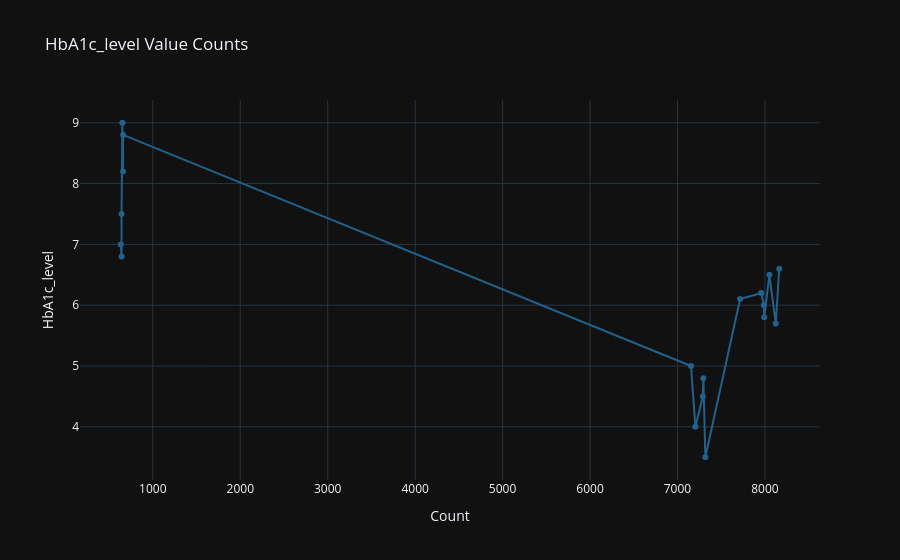
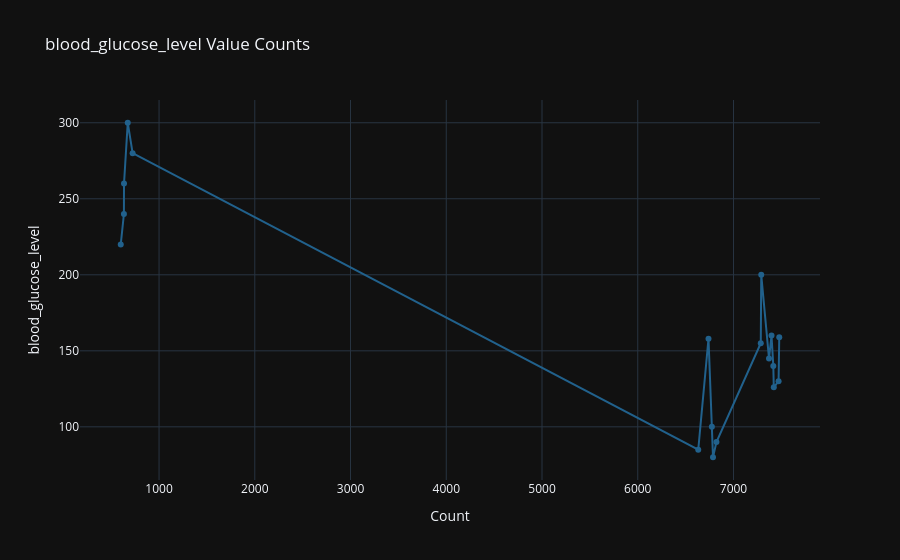

Notebook code for these charts, in order:
### Markdown cell above
### <span style="color:rgb(102, 133, 190); font-size: 24px; font-weight: bold;">BMI Formula </span>

The formula to calculate Body Mass Index (BMI) is:

$$
\text{BMI} = \frac{\text{Weight (kg)}}{\text{Height (m)}^2}
$$


<span style="color:rgb(102, 133, 190); font-size: 24px; font-weight: bold;">Where: </span>
- **Weight** is measured in kilograms (kg)
- **Height** is measured in meters (m)

### Code cell
col2 = ["HbA1c_level", "blood_glucose_level"]

for col_name in col2:
    value_counts = df[col_name].value_counts().reset_index()
    value_counts.columns = [col_name, 'Count']
    
    
    fig = px.line(
        value_counts,
        y=col_name,
        x='Count',
        title=f'{col_name} Value Counts',
        labels={col_name: col_name, 'Count': 'Count'},
        markers=True,
        color_discrete_sequence=[colors[5]],
        template='plotly_dark'
    )
    
    fig.show()

### Figure 1 — Plotly figure (JSON) as saved in the notebook; plotly's stock layout.template omitted (floating-point values rounded to 4 significant figures)
{"data": [{"hovertemplate": "Count=%{x}<br>HbA1c_level=%{y}<extra></extra>", "legendgroup": "", "line": {"color": "#21618C ", "dash": "solid"}, "marker": {"symbol": "circle"}, "mode": "markers+lines", "name": "", "orientation": "v", "showlegend": false, "type": "scatter", "x": [8164, 8124, 8051, 7992, 7988, 7958, 7716, 7319, 7296, 7290, 7205, 7155, 660, 659, 652, 642, 642, 633], "xaxis": "x", "y": [6.6, 5.7, 6.5, 5.8, 6, 6.2, 6.1, 3.5, 4.8, 4.5, 4, 5, 8.8, 8.2, 9, 7.5, 6.8, 7], "yaxis": "y"}], "layout": {"legend": {"tracegroupgap": 0}, "title": {"text": "HbA1c_level Value Counts"}, "xaxis": {"anchor": "y", "domain": [0, 1], "title": {"text": "Count"}}, "yaxis": {"anchor": "x", "domain": [0, 1], "title": {"text": "HbA1c_level"}}}}

### Figure 2 — Plotly figure (JSON) as saved in the notebook; plotly's stock layout.template omitted (floating-point values rounded to 4 significant figures)
{"data": [{"hovertemplate": "Count=%{x}<br>blood_glucose_level=%{y}<extra></extra>", "legendgroup": "", "line": {"color": "#21618C ", "dash": "solid"}, "marker": {"symbol": "circle"}, "mode": "markers+lines", "name": "", "orientation": "v", "showlegend": false, "type": "scatter", "x": [7478, 7471, 7421, 7416, 7397, 7371, 7290, 7285, 6822, 6786, 6774, 6739, 6632, 724, 673, 634, 633, 600], "xaxis": "x", "y": [159, 130, 126, 140, 160, 145, 200, 155, 90, 80, 100, 158, 85, 280, 300, 260, 240, 220], "yaxis": "y"}], "layout": {"legend": {"tracegroupgap": 0}, "title": {"text": "blood_glucose_level Value Counts"}, "xaxis": {"anchor": "y", "domain": [0, 1], "title": {"text": "Count"}}, "yaxis": {"anchor": "x", "domain": [0, 1], "title": {"text": "blood_glucose_level"}}}}
